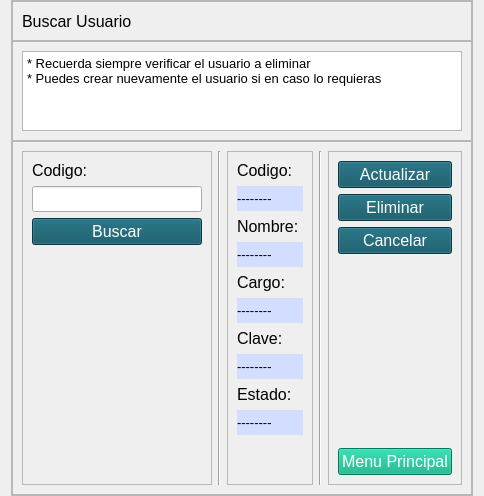
             <widget class="QWidget" name="pageC_Buscar">
              <layout class="QHBoxLayout" name="horizontalLayout_10">
               <property name="spacing">
                <number>0</number>
               </property>
               <property name="topMargin">
                <number>0</number>
               </property>
               <property name="bottomMargin">
                <number>0</number>
               </property>
               <item>
                <widget class="QFrame" name="frame_4">
                 <property name="maximumSize">
                  <size>
                   <width>700</width>
                   <height>1000000</height>
                  </size>
                 </property>
                 <property name="font">
                  <font>
                   <pointsize>1</pointsize>
                  </font>
                 </property>
                 <property name="frameShape">
                  <enum>QFrame::StyledPanel</enum>
                 </property>
                 <property name="frameShadow">
                  <enum>QFrame::Raised</enum>
                 </property>
                 <layout class="QVBoxLayout" name="verticalLayout_11">
                  <property name="spacing">
                   <number>0</number>
                  </property>
                  <property name="leftMargin">
                   <number>0</number>
                  </property>
                  <property name="topMargin">
                   <number>0</number>
                  </property>
                  <property name="rightMargin">
                   <number>0</number>
                  </property>
                  <property name="bottomMargin">
                   <number>0</number>
                  </property>
                  <item>
                   <widget class="QFrame" name="frame_6">
                    <property name="minimumSize">
                     <size>
                      <width>0</width>
                      <height>40</height>
                     </size>
                    </property>
                    <property name="maximumSize">
                     <size>
                      <width>16777215</width>
                      <height>40</height>
                     </size>
                    </property>
                    <property name="frameShape">
                     <enum>QFrame::StyledPanel</enum>
                    </property>
                    <property name="frameShadow">
                     <enum>QFrame::Raised</enum>
                    </property>
                    <layout class="QHBoxLayout" name="horizontalLayout_11">
                     <property name="topMargin">
                      <number>0</number>
                     </property>
                     <property name="bottomMargin">
                      <number>0</number>
                     </property>
                     <item>
                      <widget class="QLabel" name="label_6">
                       <property name="font">
                        <font>
                         <pointsize>12</pointsize>
                        </font>
                       </property>
                       <property name="text">
                        <string>Buscar Usuario</string>
                       </property>
                      </widget>
                     </item>
                    </layout>
                   </widget>
                  </item>
                  <item>
                   <widget class="QFrame" name="frame_13">
                    <property name="minimumSize">
                     <size>
                      <width>0</width>
                      <height>100</height>
                     </size>
                    </property>
                    <property name="maximumSize">
                     <size>
                      <width>16777215</width>
                      <height>100</height>
                     </size>
                    </property>
                    <property name="frameShape">
                     <enum>QFrame::StyledPanel</enum>
                    </property>
                    <property name="frameShadow">
                     <enum>QFrame::Raised</enum>
                    </property>
                    <layout class="QHBoxLayout" name="horizontalLayout_17">
                     <item>
                      <widget class="QTextBrowser" name="textBrowser_3">
                       <property name="html">
                        <string>&lt;!DOCTYPE HTML PUBLIC &quot;-//W3C//DTD HTML 4.0//EN&quot; &quot;http://www.w3.org/TR/REC-html40/strict.dtd&quot;&gt;
&lt;html&gt;&lt;head&gt;&lt;meta name=&quot;qrichtext&quot; content=&quot;1&quot; /&gt;&lt;style type=&quot;text/css&quot;&gt;
p, li { white-space: pre-wrap; }
&lt;/style&gt;&lt;/head&gt;&lt;body style=&quot; font-family:'MS Shell Dlg 2'; font-size:1pt; font-weight:400; font-style:normal;&quot;&gt;
&lt;p style=&quot; margin-top:0px; margin-bottom:0px; margin-left:0px; margin-right:0px; -qt-block-indent:0; text-indent:0px;&quot;&gt;&lt;span style=&quot; font-size:10pt;&quot;&gt;* Recuerda siempre verificar el usuario a eliminar&lt;/span&gt;&lt;/p&gt;
&lt;p style=&quot; margin-top:0px; margin-bottom:0px; margin-left:0px; margin-right:0px; -qt-block-indent:0; text-indent:0px;&quot;&gt;&lt;span style=&quot; font-size:10pt;&quot;&gt;* Puedes crear nuevamente el usuario si en caso lo requieras&lt;/span&gt;&lt;/p&gt;
&lt;p style=&quot;-qt-paragraph-type:empty; margin-top:0px; margin-bottom:0px; margin-left:0px; margin-right:0px; -qt-block-indent:0; text-indent:0px; font-size:10pt;&quot;&gt;&lt;br /&gt;&lt;/p&gt;&lt;/body&gt;&lt;/html&gt;</string>
                       </property>
                      </widget>
                     </item>
                    </layout>
                   </widget>
                  </item>
                  <item>
                   <widget class="QFrame" name="frame_14">
                    <property name="styleSheet">
                     <string notr="true">QPushButton
{
color: rgb(255, 255, 255);
background-color: rgb(8, 80, 97);
}
QPushButton::hover
{
color: rgb(255, 255, 255);
	background-color: rgb(45, 131, 118);
}</string>
                    </property>
                    <property name="frameShape">
                     <enum>QFrame::StyledPanel</enum>
                    </property>
                    <property name="frameShadow">
                     <enum>QFrame::Raised</enum>
                    </property>
                    <layout class="QHBoxLayout" name="horizontalLayout_19">
                     <item>
                      <widget class="QFrame" name="frame_31">
                       <property name="minimumSize">
                        <size>
                         <width>190</width>
                         <height>0</height>
                        </size>
                       </property>
                       <property name="maximumSize">
                        <size>
                         <width>120</width>
                         <height>16777215</height>
                        </size>
                       </property>
                       <property name="frameShape">
                        <enum>QFrame::StyledPanel</enum>
                       </property>
                       <property name="frameShadow">
                        <enum>QFrame::Raised</enum>
                       </property>
                       <layout class="QVBoxLayout" name="verticalLayout_5">
                        <item>
                         <widget class="QLabel" name="label_28">
                          <property name="font">
                           <font>
                            <pointsize>12</pointsize>
                           </font>
                          </property>
                          <property name="text">
                           <string>Codigo: </string>
                          </property>
                          <property name="alignment">
                           <set>Qt::AlignLeading|Qt::AlignLeft|Qt::AlignVCenter</set>
                          </property>
                         </widget>
                        </item>
                        <item>
                         <widget class="QLineEdit" name="inputCodigoC">
                          <property name="font">
                           <font>
                            <pointsize>11</pointsize>
                           </font>
                          </property>
                          <property name="text">
                           <string/>
                          </property>
                         </widget>
                        </item>
                        <item>
                         <widget class="QPushButton" name="btnBuscarC">
                          <property name="font">
                           <font>
                            <pointsize>12</pointsize>
                           </font>
                          </property>
                          <property name="text">
                           <string>Buscar</string>
                          </property>
                         </widget>
                        </item>
                        <item>
                         <spacer name="verticalSpacer_4">
                          <property name="orientation">
                           <enum>Qt::Vertical</enum>
                          </property>
                          <property name="sizeHint" stdset="0">
                           <size>
                            <width>20</width>
                            <height>40</height>
                           </size>
                          </property>
                         </spacer>
                        </item>
                       </layout>
                      </widget>
                     </item>
                     <item>
                      <widget class="Line" name="line_3">
                       <property name="orientation">
                        <enum>Qt::Vertical</enum>
                       </property>
                      </widget>
                     </item>
                     <item>
                      <widget class="QFrame" name="frame_30">
                       <property name="frameShape">
                        <enum>QFrame::StyledPanel</enum>
                       </property>
                       <property name="frameShadow">
                        <enum>QFrame::Raised</enum>
                       </property>
                       <layout class="QVBoxLayout" name="verticalLayout_17">
                        <item>
                         <widget class="QLabel" name="label_14">
                          <property name="font">
                           <font>
                            <pointsize>12</pointsize>
                           </font>
                          </property>
                          <property name="text">
                           <string>Codigo: </string>
                          </property>
                          <property name="alignment">
                           <set>Qt::AlignLeading|Qt::AlignLeft|Qt::AlignVCenter</set>
                          </property>
                         </widget>
                        </item>
                        <item>
                         <widget class="QLabel" name="txtCodigoC">
                          <property name="minimumSize">
                           <size>
                            <width>0</width>
                            <height>25</height>
                           </size>
                          </property>
                          <property name="font">
                           <font>
                            <pointsize>10</pointsize>
                           </font>
                          </property>
                          <property name="styleSheet">
                           <string notr="true">background-color: rgb(210, 221, 255);</string>
                          </property>
                          <property name="text">
                           <string>--------</string>
                          </property>
                          <property name="alignment">
                           <set>Qt::AlignLeading|Qt::AlignLeft|Qt::AlignVCenter</set>
                          </property>
                         </widget>
                        </item>
                        <item>
                         <widget class="QLabel" name="label_15">
                          <property name="font">
                           <font>
                            <pointsize>12</pointsize>
                           </font>
                          </property>
                          <property name="text">
                           <string>Nombre: </string>
                          </property>
                          <property name="alignment">
                           <set>Qt::AlignLeading|Qt::AlignLeft|Qt::AlignVCenter</set>
                          </property>
                         </widget>
                        </item>
                        <item>
                         <widget class="QLabel" name="txtNombreC">
                          <property name="minimumSize">
                           <size>
                            <width>0</width>
                            <height>25</height>
                           </size>
                          </property>
                          <property name="font">
                           <font>
                            <pointsize>10</pointsize>
                           </font>
                          </property>
                          <property name="styleSheet">
                           <string notr="true">background-color: rgb(210, 221, 255);</string>
                          </property>
                          <property name="text">
                           <string>--------</string>
                          </property>
                          <property name="alignment">
                           <set>Qt::AlignLeading|Qt::AlignLeft|Qt::AlignVCenter</set>
                          </property>
                         </widget>
                        </item>
                        <item>
                         <widget class="QLabel" name="label_16">
                          <property name="font">
                           <font>
                            <pointsize>12</pointsize>
                           </font>
                          </property>
                          <property name="text">
                           <string>Cargo: </string>
                          </property>
                          <property name="alignment">
                           <set>Qt::AlignLeading|Qt::AlignLeft|Qt::AlignVCenter</set>
                          </property>
                         </widget>
                        </item>
                        <item>
                         <widget class="QLabel" name="txtCargoC">
                          <property name="minimumSize">
                           <size>
                            <width>0</width>
                            <height>25</height>
                           </size>
                          </property>
                          <property name="font">
                           <font>
                            <pointsize>10</pointsize>
                           </font>
                          </property>
                          <property name="styleSheet">
                           <string notr="true">background-color: rgb(210, 221, 255);</string>
                          </property>
                          <property name="text">
                           <string>--------</string>
                          </property>
                          <property name="alignment">
                           <set>Qt::AlignLeading|Qt::AlignLeft|Qt::AlignVCenter</set>
                          </property>
                         </widget>
                        </item>
                        <item>
                         <widget class="QLabel" name="label_17">
                          <property name="font">
                           <font>
                            <pointsize>12</pointsize>
                           </font>
                          </property>
                          <property name="text">
                           <string>Clave: </string>
                          </property>
                          <property name="alignment">
                           <set>Qt::AlignLeading|Qt::AlignLeft|Qt::AlignVCenter</set>
                          </property>
                         </widget>
                        </item>
                        <item>
                         <widget class="QLabel" name="txtClaveC">
                          <property name="minimumSize">
                           <size>
                            <width>0</width>
                            <height>25</height>
                           </size>
                          </property>
                          <property name="font">
                           <font>
                            <pointsize>10</pointsize>
                           </font>
                          </property>
                          <property name="styleSheet">
                           <string notr="true">background-color: rgb(210, 221, 255);</string>
                          </property>
                          <property name="text">
                           <string>--------</string>
                          </property>
                          <property name="alignment">
                           <set>Qt::AlignLeading|Qt::AlignLeft|Qt::AlignVCenter</set>
                          </property>
                         </widget>
                        </item>
                        <item>
                         <widget class="QLabel" name="label_22">
                          <property name="font">
                           <font>
                            <pointsize>12</pointsize>
                           </font>
                          </property>
                          <property name="text">
                           <string>Estado: </string>
                          </property>
                          <property name="alignment">
                           <set>Qt::AlignLeading|Qt::AlignLeft|Qt::AlignVCenter</set>
                          </property>
                         </widget>
                        </item>
                        <item>
                         <widget class="QLabel" name="txtEstadoC">
                          <property name="minimumSize">
                           <size>
                            <width>0</width>
                            <height>25</height>
                           </size>
                          </property>
                          <property name="font">
                           <font>
                            <pointsize>10</pointsize>
                           </font>
                          </property>
                          <property name="styleSheet">
                           <string notr="true">background-color: rgb(210, 221, 255);</string>
                          </property>
                          <property name="text">
                           <string>--------</string>
                          </property>
                          <property name="alignment">
                           <set>Qt::AlignLeading|Qt::AlignLeft|Qt::AlignVCenter</set>
                          </property>
                         </widget>
                        </item>
                        <item>
                         <spacer name="verticalSpacer_5">
                          <property name="orientation">
                           <enum>Qt::Vertical</enum>
                          </property>
                          <property name="sizeHint" stdset="0">
                           <size>
                            <width>20</width>
                            <height>40</height>
                           </size>
                          </property>
                         </spacer>
                        </item>
                       </layout>
                      </widget>
                     </item>
                     <item>
                      <widget class="Line" name="line_5">
                       <property name="orientation">
                        <enum>Qt::Vertical</enum>
                       </property>
                      </widget>
                     </item>
                     <item>
                      <widget class="QFrame" name="frame_27">
                       <property name="maximumSize">
                        <size>
                         <width>600</width>
                         <height>16777215</height>
                        </size>
                       </property>
                       <property name="font">
                        <font>
                         <pointsize>11</pointsize>
                        </font>
                       </property>
                       <property name="frameShape">
                        <enum>QFrame::StyledPanel</enum>
                       </property>
                       <property name="frameShadow">
                        <enum>QFrame::Raised</enum>
                       </property>
                       <layout class="QVBoxLayout" name="verticalLayout_18">
                        <item>
                         <widget class="QPushButton" name="btnUpdateC">
                          <property name="font">
                           <font>
                            <pointsize>12</pointsize>
                           </font>
                          </property>
                          <property name="text">
                           <string>Actualizar</string>
                          </property>
                         </widget>
                        </item>
                        <item>
                         <widget class="QPushButton" name="btnDeleteC">
                          <property name="font">
                           <font>
                            <pointsize>12</pointsize>
                           </font>
                          </property>
                          <property name="text">
                           <string>Eliminar</string>
                          </property>
                         </widget>
                        </item>
                        <item>
                         <widget class="QPushButton" name="btnCancelarC">
                          <property name="font">
                           <font>
                            <pointsize>12</pointsize>
                           </font>
                          </property>
                          <property name="text">
                           <string>Cancelar</string>
                          </property>
                         </widget>
                        </item>
                        <item>
                         <spacer name="verticalSpacer_6">
                          <property name="orientation">
                           <enum>Qt::Vertical</enum>
                          </property>
                          <property name="sizeHint" stdset="0">
                           <size>
                            <width>20</width>
                            <height>40</height>
                           </size>
                          </property>
                         </spacer>
                        </item>
                        <item>
                         <widget class="QPushButton" name="btnXCerrarC">
                          <property name="font">
                           <font>
                            <pointsize>12</pointsize>
                           </font>
                          </property>
                          <property name="styleSheet">
                           <string notr="true">QPushButton
{
color: rgb(255, 255, 255);
background-color: rgb(0, 170, 127);

}
QPushButton::hover
{
color: rgb(255, 255, 255);
background-color: rgb(8, 80, 97);
}</string>
                          </property>
                          <property name="text">
                           <string>Menu Principal</string>
                          </property>
                         </widget>
                        </item>
                       </layout>
                      </widget>
                     </item>
                    </layout>
                   </widget>
                  </item>
                 </layout>
                </widget>
               </item>
              </layout>
             </widget>
